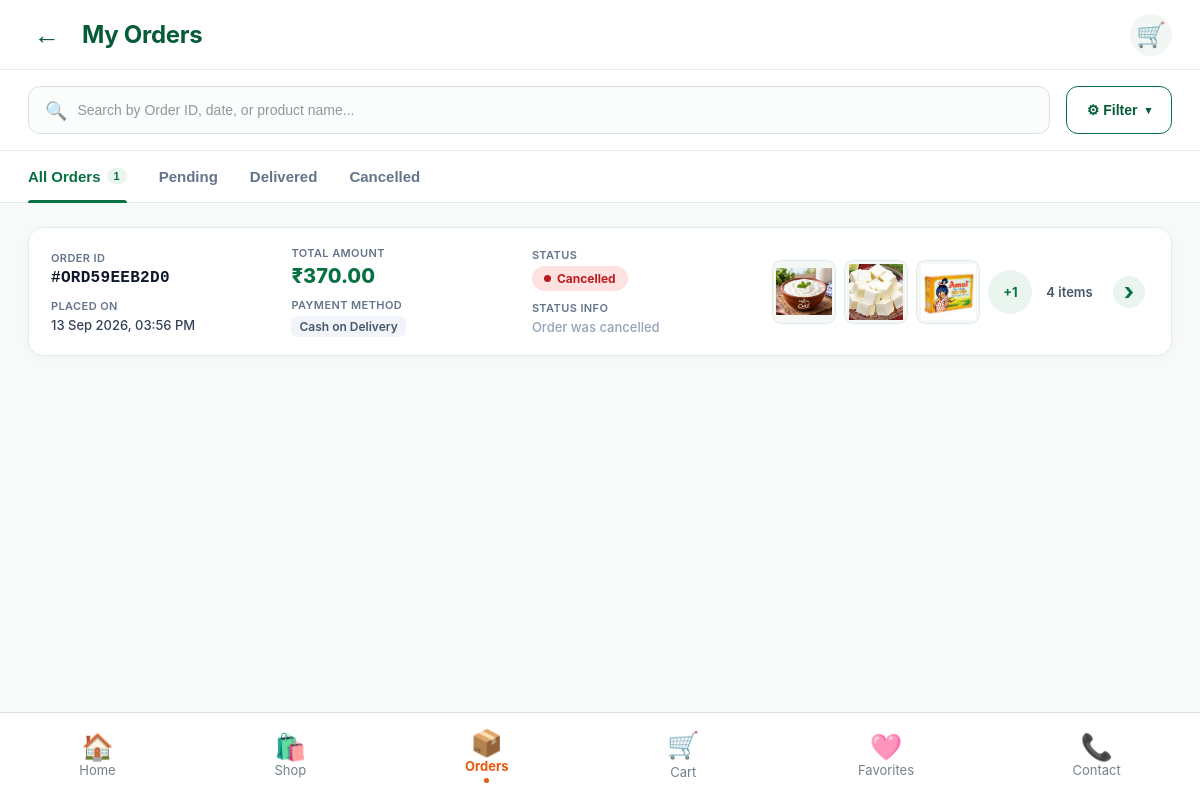
/orders/ (signed in), run on the app's committed database.
### shop/models.py (models this page shows, shortened)
class Order(models.Model):
    STATUS_CHOICES = [
        ("pending", "Order Placed"),
        ("confirmed", "Confirmed & Packing"),
        ("out_for_delivery", "Out for Delivery"),
        ("delivered", "Delivered"),
        ("cancelled", "Cancelled"),
    ]
    PAYMENT_CHOICES = [
        ("cod", "Cash on Delivery"),
        ("online", "Paid Online"),
        ("wallet", "Dairy Wallet"),
    ]
    SLOT_CHOICES = [
        ("morning", "🌅 Morning (06:30 AM - 08:30 AM)"),
        ("evening", "🌆 Evening (05:30 PM - 07:30 PM)"),
        ("anytime", "⚡ Standard Delivery"),
    ]
    user = models.ForeignKey(User, on_delete=models.CASCADE, related_name="orders")
    order_id = models.CharField(max_length=30, unique=True)
    total_amount = models.DecimalField(max_digits=10, decimal_places=2)
    status = models.CharField(max_length=20, choices=STATUS_CHOICES, default="pending")
    payment_method = models.CharField(max_length=20, choices=PAYMENT_CHOICES, default="cod")
    delivery_date = models.DateField(blank=True, null=True)
    delivery_slot = models.CharField(max_length=50, choices=SLOT_CHOICES, default="morning")
    created_at = models.DateTimeField(auto_now_add=True)
    delivered_at = models.DateTimeField(blank=True, null=True)
    delivery_boy = models.ForeignKey(
        User, on_delete=models.SET_NULL, null=True, blank=True,
        related_name="delivered_orders",
        help_text="Delivery partner who delivered this order"
    )
    @property
    def items_subtotal(self):
        return sum(item.price * item.quantity for item in self.items.all())
    @property
    def packaging_charge(self):
        return 10 if self.items.exists() else 0
    @property
    def delivery_charge(self):
        subtotal = self.items_subtotal
        return 0 if subtotal > 200 else (50 if self.items.exists() else 0)
    latitude = models.DecimalField(max_digits=10, decimal_places=7, null=True, blank=True)
    longitude = models.DecimalField(max_digits=10, decimal_places=7, null=True, blank=True)
    @property
    def effective_latitude(self):
        if self.latitude:
            return self.latitude
        if hasattr(self.user, 'profile') and self.user.profile.latitude:
            return self.user.profile.latitude
        return None
    @property
    def has_live_location(self):
        return bool(self.effective_latitude and self.effective_longitude)

class OrderItem(models.Model):
    order = models.ForeignKey(Order, on_delete=models.CASCADE, related_name="items")
    product = models.ForeignKey(Product, on_delete=models.SET_NULL, null=True, blank=True)
    quantity = models.PositiveIntegerField()
    price = models.DecimalField(max_digits=10, decimal_places=2)
    @property
    def total_price(self):
        return self.price * self.quantity

class Product(models.Model):
    category = models.ForeignKey(Category, on_delete=models.CASCADE, related_name="products")
    name = models.CharField(max_length=200)
    description = models.TextField(blank=True)
    quantity_label = models.CharField(max_length=50)
    price = models.DecimalField(max_digits=10, decimal_places=2)
    image = models.ImageField(upload_to="products/", blank=True, null=True)
    stock = models.PositiveIntegerField(default=0)
    is_fresh = models.BooleanField(default=True)
    is_active = models.BooleanField(default=True)
    created_at = models.DateTimeField(auto_now_add=True)

### shop/views.py (the view)
# urls.py: path("orders/", views.orders, name="orders"),
@login_required(login_url="login")
def orders(request):
    user_orders = (
        Order.objects.filter(user=request.user)
        .prefetch_related("items__product")
        .order_by("-created_at")
    )
    user_profile, _ = Profile.objects.get_or_create(user=request.user)
    cart_count = CartItem.objects.filter(user=request.user).count()
    user_reviews = {
        r.product_id: r for r in Review.objects.filter(user=request.user) if r.product_id
    }
    for order in user_orders:
        for item in order.items.all():
            item.user_review = user_reviews.get(item.product_id)
    return render(request, "shop/Orders.html", {
        "orders": user_orders,
        "user_profile": user_profile,
        "cart_count": cart_count,
    })

### shop/context_processors.py (called while the page is built)
def cart_context(request):
    cart_count = 0
    user_profile = None
    user_wallet = None
    if request.user.is_authenticated:
        cart_count = CartItem.objects.filter(user=request.user).count()
        user_profile, _ = Profile.objects.get_or_create(user=request.user)
        user_wallet = Wallet.get_wallet(request.user)
    store_settings = StoreSetting.get_settings()
    return {
        "cart_count": cart_count,
        "user_profile": user_profile,
        "user_wallet": user_wallet,
        "store_settings": store_settings,
    }

### shop/models.py (called while the page is built)
    @classmethod
    def get_settings(cls):
        obj, _ = cls.objects.get_or_create(id=1)
        return obj

    @classmethod
    def get_wallet(cls, user):
        wallet, _ = cls.objects.get_or_create(user=user)
        return wallet

### templates/shop/Orders.html (shortened to what this page needs)
{% load static %}
<!DOCTYPE html>
<html lang="en">
<head>
    <link rel="stylesheet" href="{% static 'css/Orders.css' %}">
    <link rel="stylesheet" href="{% static 'css/bottom_nav.css' %}">
</head>
<body>
    <div class="orders-page">
        <header class="top-header">
            <div class="header-left">
                <button class="back-btn" onclick="location.href='{% url 'home' %}'" aria-label="Go to Home">←</button>
                <h1 class="page-title">My Orders</h1>
            </div>
            <div class="header-actions">
                <div class="header-icon" onclick="location.href='{% url 'cart' %}'" title="View Cart">
                    🛒
                </div>
            </div>
        </header>
        <div class="search-area">
            <div class="search-box">
                <span class="search-icon">🔍</span>
                <input type="text" id="orderSearch" placeholder="Search by Order ID, date, or product name...">
            </div>
            <div class="filter-wrapper">
                <button class="filter-btn" id="filterDropdownBtn" onclick="toggleFilterMenu()">
                    <span>⚙ Filter</span>
                    <span class="filter-caret">▾</span>
                </button>
            </div>
        </div>
        <div class="order-tabs">
            <button class="order-tab active" data-status="all">
                All Orders <span class="tab-badge" id="allOrdersCount">{{ orders|length }}</span>
            </button>
            <button class="order-tab" data-status="pending">
                Pending
            </button>
            <button class="order-tab" data-status="delivered">
                Delivered
            </button>
            <button class="order-tab" data-status="cancelled">
                Cancelled
            </button>
        </div>
        <main class="orders-list" id="ordersList">
            {% for order in orders %}
            <div class="order-card" id="order-card-{{ order.order_id }}"
                 data-order-id="{{ order.order_id }}"
                 data-status="{{ order.status }}"
                 data-payment="{{ order.payment_method }}"
                 data-amount="{{ order.total_amount }}"
                 data-date="{{ order.created_at|date:'U' }}"
                 data-search="{{ order.order_id }} {{ order.created_at|date:'d M Y' }} {% for it in order.items.all %}{{ it.product.name }} {% endfor %}">
                <div class="order-card-header" onclick="toggleOrderDetails('{{ order.order_id }}')" role="button" tabindex="0" aria-expanded="false" title="Click to view ordered items">
                    <div class="order-meta-col">
                        <div class="info-label">Order ID</div>
                        <div class="order-id">#{{ order.order_id }}</div>
                        <div class="info-label">Placed On</div>
                        <div class="info-value">{{ order.created_at|date:"d M Y, h:i A" }}</div>
                    </div>
                    <div class="order-meta-col">
                        <div class="info-label">Total Amount</div>
                        <div class="amount">₹{{ order.total_amount }}</div>
                        <div class="info-label">Payment Method</div>
                        <div class="payment-badge payment-{{ order.payment_method }}">
                            {{ order.get_payment_method_display }}
                        </div>
                    </div>
                    <div class="order-meta-col">
                        <div class="info-label">Status</div>
                        <div class="status-badge status-{{ order.status }}">
                            <span class="status-dot"></span>
                            {{ order.get_status_display }}
                        </div>
                        {% if order.status == 'delivered' %}
                        <div class="info-label">Delivered on</div>
                        <div class="info-value">
                            {% if order.delivered_at %}{{ order.delivered_at|date:"d M Y, h:i A" }}{% else %}{{ order.created_at|date:"d M Y, h:i A" }}{% endif %}
                        </div>
                        {% elif order.status == 'cancelled' %}
                        <div class="info-label">Status Info</div>
                        <div class="info-value text-muted">Order was cancelled</div>
                        {% endif %}
                    </div>
                    <div class="products-preview">
                        {% for item in order.items.all|slice:":3" %}
                        <div class="product-thumb" title="{{ item.product.name|default:'Dairy Item' }}">
                            {% if item.product and item.product.image %}
                            <img src="{{ item.product.image.url }}" alt="{{ item.product.name }}">
                            {% else %}
                            <div class="thumb-placeholder">🥛</div>
                            {% endif %}
                        </div>
                        {% endfor %}
                        {% if order.items.count > 3 %}
                        <div class="more-items">+{{ order.items.count|add:"-3" }}</div>
                        {% endif %}
                        <div class="item-count">
                            {{ order.items.count }} item{% if order.items.count != 1 %}s{% endif %}
                        </div>
                    </div>
                    <div class="order-arrow" title="View details">
                        <span class="arrow-icon">›</span>
                    </div>
                </div>
            </div>
            {% endfor %}
        </main>
        <nav class="bottom-nav">
            <a href="{% url 'home' %}" class="nav-item">
                <span class="nav-icon">🏠</span>
                <span>Home</span>
            </a>
            <a href="{% url 'shop_product' %}" class="nav-item">
                <span class="nav-icon">🛍️</span>
                <span>Shop</span>
            </a>
            <a href="{% url 'orders' %}" class="nav-item active">
                <span class="nav-icon">📦</span>
                <span>Orders</span>
            </a>
            <a href="{% url 'cart' %}" class="nav-item cart-nav-item">
                <span class="nav-icon-box">
                    <span class="nav-icon">🛒</span>
                </span>
                <span>Cart</span>
            </a>
            <a href="{% url 'favourite' %}" class="nav-item">
                <span class="nav-icon">🩷</span>
                <span>Favorites</span>
            </a>
            <a href="{% url 'contact' %}" class="nav-item">
                <span class="nav-icon">📞</span>
                <span>Contact</span>
            </a>
        </nav>
    </div>
</body>
</html>

### static/css/bottom_nav.css (style rules this page uses)
.bottom-nav { position: fixed; bottom: 0; left: 50%; transform: translateX(-50%); width: 100%; height: 88px; background: #fff; border-top: 1px solid #d8dfdc; display: flex; justify-content: space-around; align-items: center; z-index: 10; }
.nav-item { display: flex; flex-direction: column; align-items: center; justify-content: center; text-align: center; color: #71818a; font-size: 13px; position: relative; text-decoration: none; cursor: pointer; line-height: 1.2; transition: color 0.2s ease, transform 0.2s ease; padding: 4px 5px; border-radius: 12px; }
.nav-icon { display: block; font-size: 26px; line-height: 1; margin-bottom: 3px; }
.nav-item[href*="home"], .nav-item[href="/"] { --nav-color: #2563eb; }
.nav-item[href*="shop"] { --nav-color: #059669; }
.nav-item[href*="orders"] { --nav-color: #ea580c; }
.nav-item[href*="cart"] { --nav-color: #dc2626; }
.nav-item[href*="favourite"] { --nav-color: #db2777; }
.nav-item[href*="contact"] { --nav-color: #7c3aed; }
.nav-item.active { color: var(--nav-color, #078046); font-weight: 700; }
.nav-item.active::after { content: ''; display: block; width: 5px; height: 5px; border-radius: 50%; background: var(--nav-color, #078046); margin: 3px auto 0; animation: dotPop 0.3s ease; }
.nav-icon-box { position: relative; display: inline-flex; justify-content: center; align-items: center; margin-bottom: 4px; }
.cart-nav-item { position: relative; }

### data on the page
Order: order_id "ORD59EEB2D0", created_at "13 Sep 2026, 03:56 PM", total_amount "370.00", payment_method "Cash on Delivery", status "Cancelled", shows "STATUS INFO", items.count|add "1", items.count "4"
OrderItem: product.image (picture)
OrderItem: product.image (picture)
OrderItem: product.image (picture)

### other printed values
{{ orders|length }} "1"
